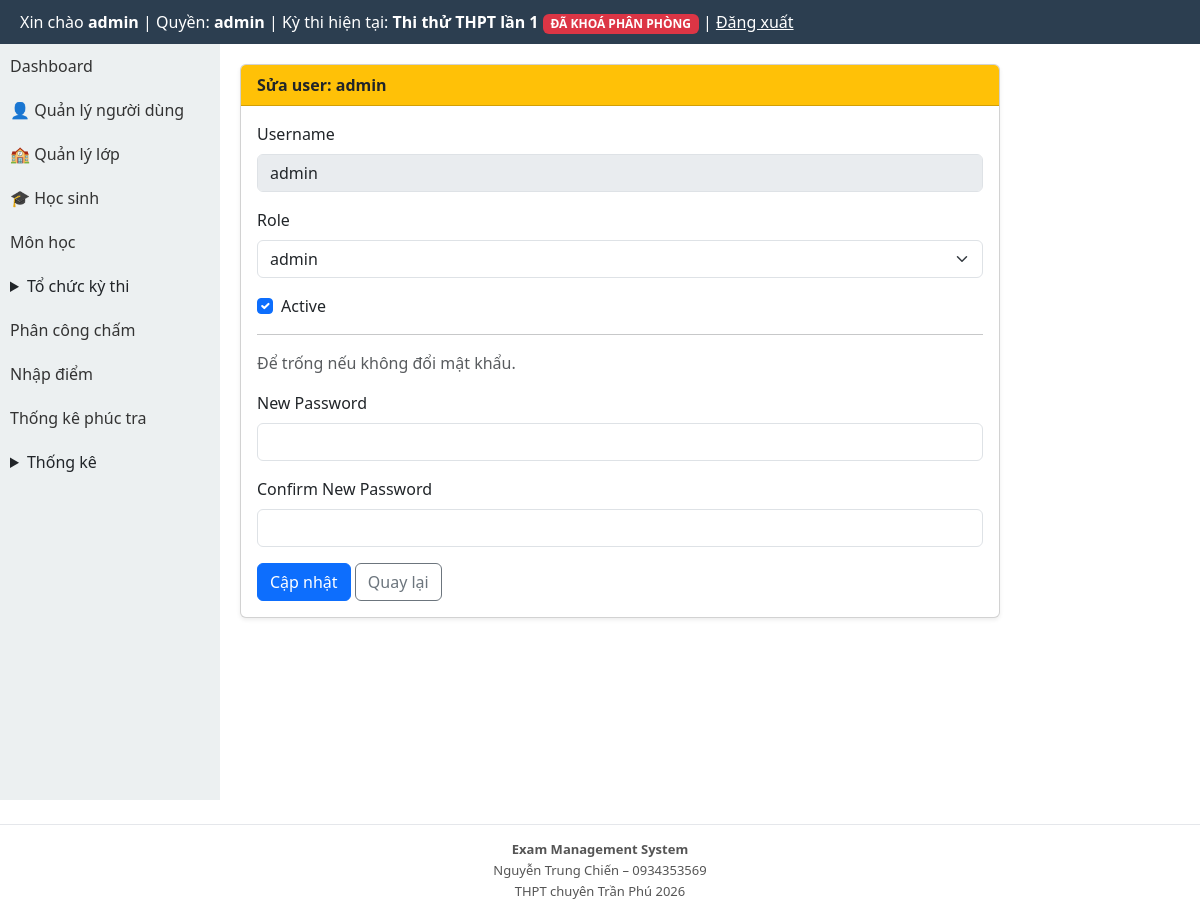
The app's page /modules/users/edit.php?id=1 (signed in) with its own data.
### tables this page shows
CREATE TABLE exams (
  id INTEGER PRIMARY KEY AUTOINCREMENT,
  ten_ky_thi TEXT,
  nam INTEGER,
  ngay_thi TEXT
, is_default INTEGER DEFAULT 0, deleted_at TEXT, distribution_locked INTEGER DEFAULT 0, rooms_locked INTEGER DEFAULT 0, exam_locked INTEGER DEFAULT 0, scoring_closed INTEGER DEFAULT 0, exam_mode INTEGER DEFAULT 1, is_locked INTEGER DEFAULT 0, is_score_entry_locked INTEGER DEFAULT 0, is_score_published INTEGER DEFAULT 0, is_recheck_open INTEGER DEFAULT 0);

CREATE TABLE users (
  id INTEGER PRIMARY KEY AUTOINCREMENT,
  username TEXT UNIQUE,
  password TEXT,
  role TEXT,
  active INTEGER DEFAULT 1
);

### layout/header.php (called while the page is built, shortened)
<?php
require_once BASE_PATH . '/templates/header.php';

### core/auth.php (called while the page is built, shortened)
<?php
function normalize_role(?string $role): string {
    $normalized = strtolower(trim((string) $role));
    return match ($normalized) {
        'score_entry', 'score-input', 'score_input', 'nhapdiem', 'nhap_diem' => 'scorer',
        'exam_manager', 'quanlythi', 'exam-manager' => 'organizer',
        default => $normalized,
    };
}
function current_user_role(): string {
    $sessionRole = $_SESSION['role'] ?? null;
    if (is_string($sessionRole) && trim($sessionRole) !== '') {
        return normalize_role($sessionRole);
    }
    $userRole = $_SESSION['user']['role'] ?? null;
    return normalize_role(is_string($userRole) ? $userRole : '');
}

### modules/exams/exam_context_helper.php (called while the page is built, shortened)
<?php
function ensureExamLockColumns(PDO $pdo): void
{
    $cols = array_column($pdo->query('PRAGMA table_info(exams)')->fetchAll(PDO::FETCH_ASSOC), 'name');
}
function getCurrentExam(): ?array
{
    global $pdo;
    $cols = array_column($pdo->query('PRAGMA table_info(exams)')->fetchAll(PDO::FETCH_ASSOC), 'name');
    $hasDeletedAt = in_array('deleted_at', $cols, true);
    $activeWhere = $hasDeletedAt ? '(deleted_at IS NULL OR trim(deleted_at) = "")' : '1=1';
    $defaultStmt = $pdo->query('SELECT * FROM exams WHERE ' . $activeWhere . ' AND is_default = 1 ORDER BY id DESC LIMIT 1');
    $defaultExam = $defaultStmt ? $defaultStmt->fetch(PDO::FETCH_ASSOC) : false;
    if (is_array($defaultExam)) {
        return $defaultExam;
    }
}
function getCurrentExamInfo(): ?array
{
    $exam = getCurrentExam();
    global $pdo;
    ensureExamLockColumns($pdo);
    return [
        'id' => (int) ($exam['id'] ?? 0),
        'ten_ky_thi' => (string) ($exam['ten_ky_thi'] ?? ''),
        'distribution_locked' => (int) ($exam['distribution_locked'] ?? 0),
        'rooms_locked' => (int) ($exam['rooms_locked'] ?? 0),
        'exam_locked' => (int) ($exam['exam_locked'] ?? 0),
    ];
}

### modules/users/edit.php (the view, shortened to what this page needs)
<?php
require_once BASE_PATH . '/modules/users/_common.php';
$id = filter_input(INPUT_GET, 'id', FILTER_VALIDATE_INT);
$stmt = $pdo->prepare('SELECT id, username, role, active FROM users WHERE id = :id LIMIT 1');
$stmt->execute([':id' => $id]);
$user = $stmt->fetch(PDO::FETCH_ASSOC);
$formData = [
    'role' => (string) $user['role'],
    'active' => (int) $user['active'],
];
require_once BASE_PATH . '/layout/header.php';
?>
<link href="https://cdn.jsdelivr.net/npm/bootstrap@5.3.3/dist/css/bootstrap.min.css" rel="stylesheet">
<div class="students-layout" style="display:flex;min-height:calc(100vh - 44px);">
    <?php require_once BASE_PATH . '/layout/sidebar.php'; ?>
    <div class="students-main" style="flex:1;padding:20px;min-width:0;">
        <div class="card shadow-sm" style="max-width:760px;">
            <div class="card-header bg-warning"><strong>Sửa user: <?= htmlspecialchars((string)$user['username'], ENT_QUOTES, 'UTF-8') ?></strong></div>
            <div class="card-body">
                <form method="post">
                    <div class="mb-3">
                        <label class="form-label">Username</label>
                        <input type="text" class="form-control" value="<?= htmlspecialchars((string)$user['username'], ENT_QUOTES, 'UTF-8') ?>" disabled>
                    </div>
                    <div class="mb-3">
                        <label class="form-label">Role</label>
                        <select class="form-select" name="role" required>
                            <?php foreach (USER_ALLOWED_ROLES as $role): ?>
                                <option value="<?= $role ?>" <?= $formData['role'] === $role ? 'selected' : '' ?>><?= htmlspecialchars($role, ENT_QUOTES, 'UTF-8') ?></option>
                            <?php endforeach; ?>
                        </select>
                    </div>
                    <div class="form-check mb-3">
                        <input class="form-check-input" type="checkbox" value="1" id="active" name="active" <?= (int)$formData['active'] === 1 ? 'checked' : '' ?>>
                        <label class="form-check-label" for="active">Active</label>
                    </div>
                    <hr>
                    <p class="text-muted">Để trống nếu không đổi mật khẩu.</p>
                    <div class="mb-3">
                        <label class="form-label">New Password</label>
                        <input type="password" class="form-control" name="password">
                    </div>
                    <div class="mb-3">
                        <label class="form-label">Confirm New Password</label>
                        <input type="password" class="form-control" name="confirm_password">
                    </div>
                    <button type="submit" class="btn btn-primary">Cập nhật</button>
                    <a href="<?= BASE_URL ?>/modules/users/index.php" class="btn btn-outline-secondary">Quay lại</a>
                </form>
            </div>
        </div>
    </div>
</div>
<?php require_once BASE_PATH . '/layout/footer.php'; ?>

### templates/header.php (shortened to what this page needs)
<?php
require_once BASE_PATH . '/core/auth.php';
$currentExamInfo = null;
$role = function_exists('current_user_role') ? current_user_role() : strtolower(trim((string) ($_SESSION['role'] ?? $_SESSION['user']['role'] ?? '')));
if (in_array($role, ['admin', 'organizer'], true)) {
    require_once BASE_PATH . '/core/db.php';
    require_once BASE_PATH . '/modules/exams/exam_context_helper.php';
    $currentExamInfo = getCurrentExamInfo();
}
$role = $role ?? (function_exists('current_user_role') ? current_user_role() : '');
$currentExamInfo = $currentExamInfo ?? null;
?>
<!DOCTYPE html>
<html lang="vi">
<head>
</head>
<body>
<div class="header">
    Xin chào <b><?= $_SESSION['user']['username'] ?></b>
    | Quyền: <b><?= htmlspecialchars((string) $role, ENT_QUOTES, 'UTF-8') ?></b>
    <?php if ($currentExamInfo !== null): ?>
        | Kỳ thi hiện tại: <b><?= htmlspecialchars((string) $currentExamInfo['ten_ky_thi'], ENT_QUOTES, 'UTF-8') ?></b>
        <?php if (($currentExamInfo['distribution_locked'] ?? 0) === 1 || ($currentExamInfo['rooms_locked'] ?? 0) === 1): ?>
            <span class="badge bg-danger">ĐÃ KHOÁ PHÂN PHÒNG</span>
        <?php endif; ?>
    <?php endif; ?>
    | <a href="<?= BASE_URL ?>/logout.php" style="color:#fff">Đăng xuất</a>
</div>

### templates/header.php (style rules this page uses)
* { box-sizing: border-box; }
body { margin:0; font-family: Arial; }
.header { background:#2c3e50; color:#fff; padding:10px 20px; }

### records on screen
exams: ten_ky_thi "Thi thử THPT lần 1"
users: username "admin", role "admin", active "☑"

### other values on screen
$_SESSION['user']['username'] "admin"
$role "admin"
